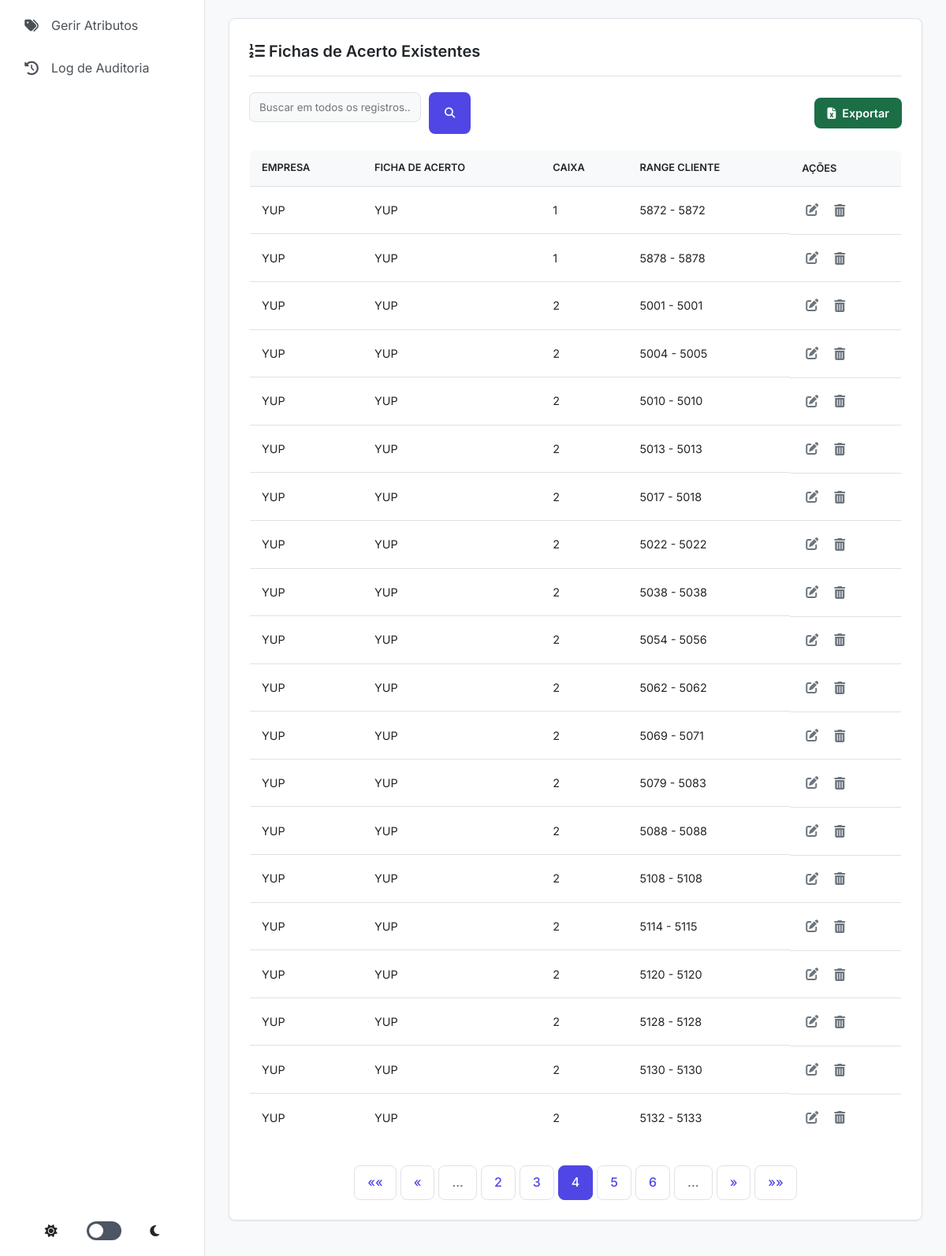
/cobranca/dashboard?page=4 (signed in, lower part), run on an earlier commit of the app's database.
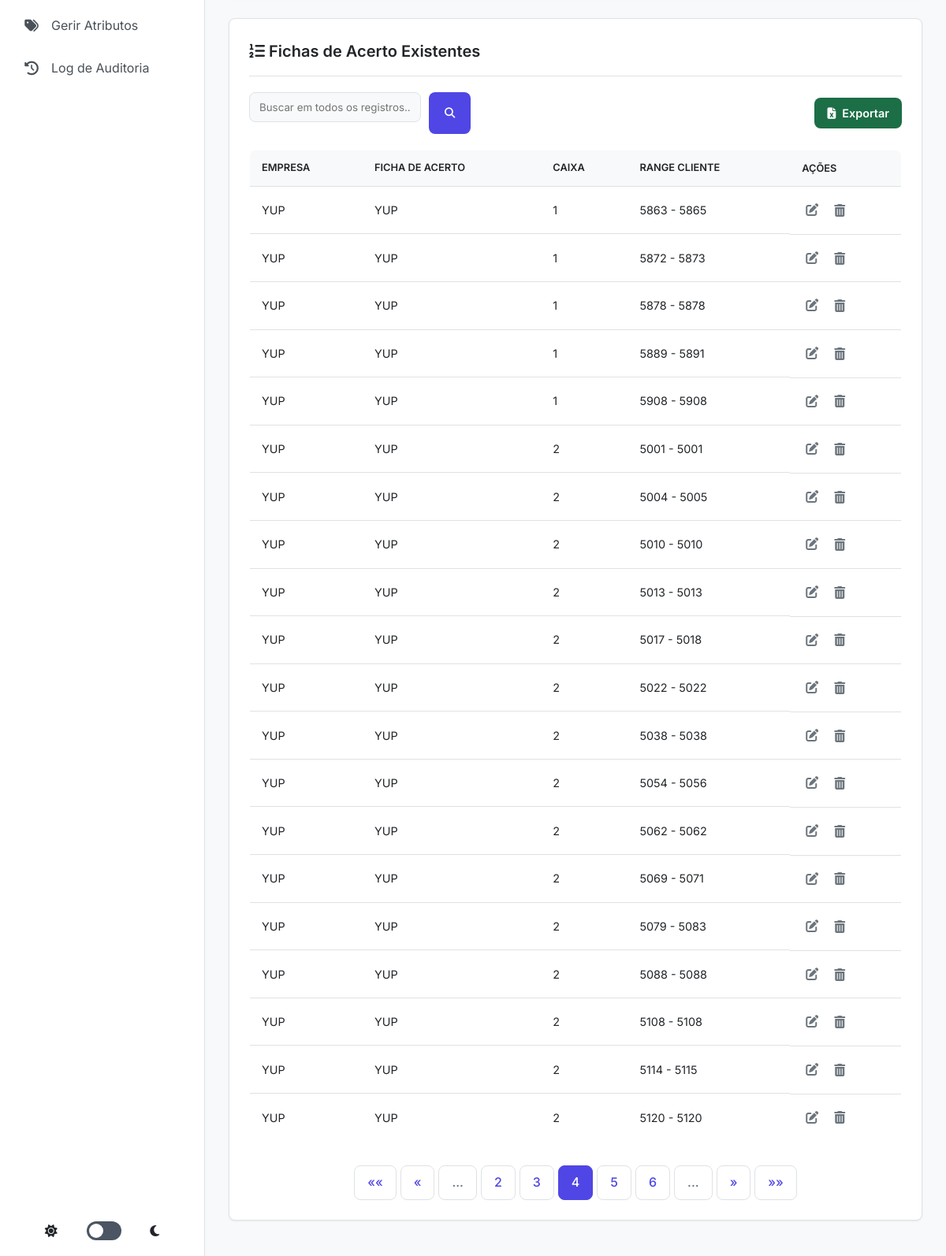
And on a later commit of the database.
### tables this page shows
CREATE TABLE cobranca_fichas_acerto (
            id INTEGER PRIMARY KEY AUTOINCREMENT,
            ficha_acerto TEXT NOT NULL,
            caixa TEXT NOT NULL,
            range_cliente_inicio INTEGER NOT NULL,
            range_cliente_fim INTEGER NOT NULL,
            store_id INTEGER, order_position INTEGER NOT NULL DEFAULT 0,
            FOREIGN KEY (store_id) REFERENCES stores(id)
        );

CREATE TABLE stores (
            id INTEGER PRIMARY KEY AUTOINCREMENT,
            name TEXT UNIQUE NOT NULL
        );

### app.py (the view, shortened to what this page needs)
@app.route('/cobranca/dashboard', methods=['GET', 'POST'])
@login_required
@role_required(['super_admin', 'admin_cobranca'])
def cobranca_dashboard():
    page = request.args.get('page', 1, type=int)
    search_query = request.args.get('search', '').strip()
    db = get_db()
    params = []
    where_clauses = []
    if session['role'] != 'super_admin':
        where_clauses.append("f.store_id = ?")
        params.append(session.get('store_id'))
    base_query = "FROM cobranca_fichas_acerto f LEFT JOIN stores s ON f.store_id = s.id"
    if where_clauses:
        base_query += " WHERE " + " AND ".join(where_clauses)
    total_items = db.execute(f"SELECT COUNT(f.id) {base_query}", params).fetchone()[0]
    total_pages = (total_items + PER_PAGE - 1) // PER_PAGE if total_items > 0 else 1
    offset = (page - 1) * PER_PAGE
    items = db.execute(f"SELECT f.*, s.name as store_name {base_query} ORDER BY CAST(f.caixa as INTEGER) ASC, f.range_cliente_inicio ASC LIMIT ? OFFSET ?", params + [PER_PAGE, offset]).fetchall()
    stores = db.execute("SELECT id, name FROM stores ORDER BY name").fetchall() if session['role'] == 'super_admin' else []
    return render_template('cobranca/cobranca_dashboard.html', fichas_acerto=items, stores=stores, page=page, total_pages=total_pages, search=search_query)

### app.py (called while the page is built)
@app.before_request
def log_request_info():
    print(f"\n>>> REQUISIÇÃO RECEBIDA: {request.method} {request.path}")
    print(f">>> Cabeçalho 'Cookie': {request.headers.get('Cookie')}")
    print(f">>> Sessão no início da requisição: {dict(session)}")

def login_required(f):
    @wraps(f)
    def decorated_function(*args, **kwargs):
        print(f"--- Verificando @login_required para a rota: '{request.endpoint}'")
        if 'logged_in' not in session:
            print(f"--- FALHA em @login_required. Sessão atual: {dict(session)}")
            flash('Você precisa fazer login para acessar esta página.', 'danger')
            return redirect(url_for('admin_login'))
        print(f"--- SUCESSO em @login_required. Usuário '{session.get('username')}' está logado.")
        return f(*args, **kwargs)
    return decorated_function

def is_ajax_request():
    return request.headers.get('X-Requested-With') == 'XMLHttpRequest'

### database.py (called while the page is built)
def get_db():
    if 'db' not in g:
        g.db = sqlite3.connect(DATABASE)
        g.db.row_factory = sqlite3.Row
    return g.db

### templates/cobranca/cobranca_dashboard.html (shortened to what this page needs)
{% extends "base.html" %}
{% block content %}
<div class="card">
    <h2><i class="fas fa-list-ol"></i> Fichas de Acerto Existentes</h2>
    <div class="dashboard-actions">
        <form method="GET" action="{{ url_for('cobranca_dashboard') }}" class="filter-form">
            <input type="text" name="search" placeholder="Buscar em todos os registros..." value="{{ search or '' }}">
            <button type="submit"><i class="fas fa-search"></i></button>
        </form>
        <a href="{{ url_for('cobranca_export_excel') }}" class="export-button">
            <i class="fas fa-file-excel"></i> Exportar
        </a>
    </div>
    <div class="table-wrapper">
        {% if fichas_acerto %}
            <table>
                <thead>
                    <tr>
                        {% if session.role == 'super_admin' %}<th>Empresa</th>{% endif %}
                        <th>Ficha de Acerto</th>
                        <th>Caixa</th>
                        <th>Range Cliente</th>
                        <th>Ações</th>
                    </tr>
                </thead>
                <tbody id="sortable-table">
                    {% for item in fichas_acerto %}
                        <tr data-id="{{ item.id }}">
                            {% if session.role == 'super_admin' %}<td>{{ item.store_name or 'N/A' }}</td>{% endif %}
                            <td>{{ item.ficha_acerto }}</td>
                            <td>{{ item.caixa }}</td>
                            <td>{{ item.range_cliente_inicio }} - {{ item.range_cliente_fim }}</td>
                            <td class="actions">
                                <a href="{{ url_for('cobranca_fichas_acerto_edit', item_id=item.id) }}" class="edit" title="Editar"><i class="fas fa-edit"></i></a>
                                <form action="{{ url_for('cobranca_fichas_acerto_delete', item_id=item.id) }}" method="POST" style="display:inline;" onsubmit="return confirm('Tem certeza que deseja excluir esta ficha?');">
                                    <button type="submit" class="delete" title="Excluir"><i class="fas fa-trash-alt"></i></button>
                                </form>
                            </td>
                        </tr>
                    {% endfor %}
                </tbody>
            </table>
        {% else %}
            <p style="text-align: center; padding: 20px;">Nenhuma ficha de acerto cadastrada ainda.</p>
        {% endif %}
    </div>
    {% include '_pagination.html' %}
</div>
{% endblock %}

What changed in the data, as far as the page shows it:
no longer on this page (row unchanged): cobranca_fichas_acerto: name "YUP", ficha_acerto "YUP", caixa "2", range_cliente_inicio "5128", range_cliente_fim "5128"
no longer on this page (row unchanged): cobranca_fichas_acerto: name "YUP", ficha_acerto "YUP", caixa "2", range_cliente_inicio "5130", range_cliente_fim "5130"
no longer on this page (row unchanged): cobranca_fichas_acerto: name "YUP", ficha_acerto "YUP", caixa "2", range_cliente_inicio "5132", range_cliente_fim "5133"
now on this page (row unchanged): cobranca_fichas_acerto: name "YUP", ficha_acerto "YUP", caixa "1", range_cliente_inicio "5863", range_cliente_fim "5865"
changed cobranca_fichas_acerto (number 2 of 20 on the later page): range_cliente_fim "5872" → "5873"
added cobranca_fichas_acerto: name "YUP", ficha_acerto "YUP", caixa "1", range_cliente_inicio "5889", range_cliente_fim "5891"
added cobranca_fichas_acerto: name "YUP", ficha_acerto "YUP", caixa "1", range_cliente_inicio "5908", range_cliente_fim "5908"
